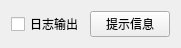
<?xml version="1.0" encoding="UTF-8"?>
<ui version="4.0">
 <class>frmAppLog</class>
 <widget class="QWidget" name="frmAppLog">
  <property name="geometry">
   <rect>
    <x>0</x>
    <y>0</y>
    <width>171</width>
    <height>41</height>
   </rect>
  </property>
  <property name="windowTitle">
   <string>Form</string>
  </property>
  <layout class="QHBoxLayout" name="horizontalLayout">
   <item>
    <widget class="QCheckBox" name="ckLog">
     <property name="text">
      <string>日志输出</string>
     </property>
    </widget>
   </item>
   <item>
    <widget class="QPushButton" name="btnDebug">
     <property name="text">
      <string>提示信息</string>
     </property>
    </widget>
   </item>
  </layout>
 </widget>
 <resources/>
 <connections/>
</ui>
